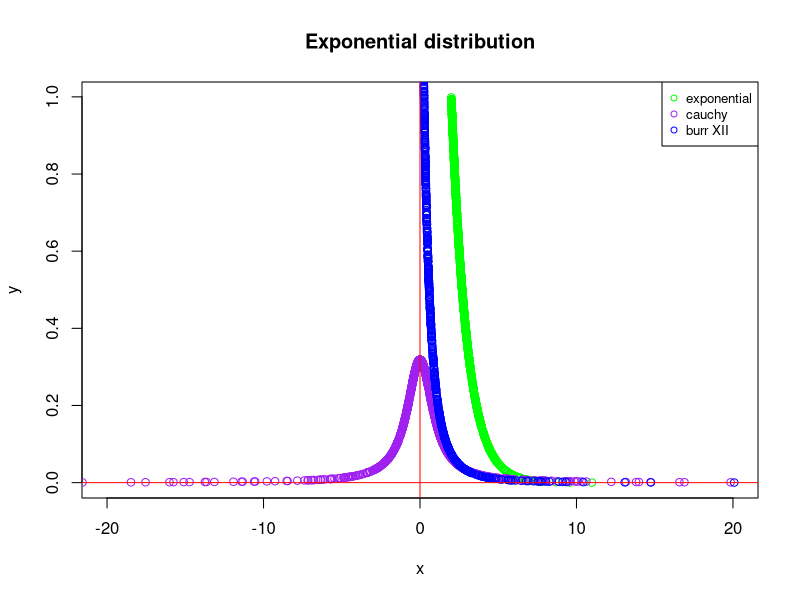

Generate this figure with R:
#assignment six question four

#using probability integral transform
#we are generating 1000 samples





#problem 1
n_samples<- 1000
sigma<- 1
muu<- 2
samples_vec<- numeric()

exp_gen<- function(sig, mu, samples)
{
  x<- numeric()
  for(i in 1:samples)
  {
    x<- c((mu - (sig* log(1 - runif(1)))), x)
  }
  return(x)
}

samples_vec<- exp_gen(sigma, muu, n_samples)
sampExponential<- samples_vec

exp_y<-(1/sigma)*exp((muu-samples_vec)/sigma)

#samples_vec

#finding mean
sum1<- 0
for(i in 1:n_samples)
{
  sum1<- sum1 + samples_vec[i]
}

mean1<- sum1/n_samples
cat("mean for sample distribution is: ", (mean1))


#finding variance
variance<- 0

for(i in 1:n_samples)
{
 variance<- variance + ((samples_vec[i] - mean1)^2)
}
variance<- variance/(n_samples - 1)
variance
var(samples_vec)



##############################################################



#problem 2

n_samples<- 1000
sigma<- 1
samples_vec<- numeric()

cauchy_gen_samples<- function(samples, sig)
{
  x<- numeric()
  for(i in 1: samples)
  {
    x<- c((sig * tan((runif(1)*pi))),x)
  }
  return(x)
}

samples_vec<- cauchy_gen_samples(n_samples, sigma)
sampCauchy<- samples_vec
yCauchy <- sigma/(pi*(sigma^2 + samples_vec^2))


#finding mean
sum1<- 0
for(i in 1:n_samples)
{
  sum1<- sum1 + samples_vec[i]
}

mean1<- sum1/n_samples
cat("mean for sample distribution is: ", (mean1))




#finding variance
variance<- 0

for(i in 1:n_samples)
{
  variance<- variance + ((samples_vec[i] - mean1)^2)
}
variance<- variance/(n_samples - 1)
variance
var(samples_vec)



#####################################################################3


#problem 3

n_samples<- 1000
k<- 2
c<- 1

samples_vec<- numeric()

burr_distribution<- function(n_samp, k, c)
{
  x<- numeric()
  for(i in 1:n_samp)
  {
    x<- c(((1- runif(1))^(-1/k) - 1)^(1/c),x)
  }
  return(x)
}

samples_vec<- burr_distribution(n_samples, k, c)
sampBurr<- samples_vec
yBurr <- c*samples_vec^(c-1)*k*(1+samples_vec^c)^(-k-1)


#finding mean
sum1<- 0
for(i in 1:n_samples)
{
  sum1<- sum1 + samples_vec[i]
}

mean1<- sum1/n_samples
cat("mean for sample distribution is: ", (mean1))



#finding variance
variance<- 0

for(i in 1:n_samples)
{
  variance<- variance + ((samples_vec[i] - mean1)^2)
}
variance<- variance/(n_samples - 1)
variance
var(samples_vec)







plot(sampExponential,exp_y,col='green',main="Exponential distribution",xlim = c(-20,20),
     type="p",lwd=1,ylab = "y",xlab = "x",pch=1)

points(sampCauchy,yCauchy,col="purple")

points(sampBurr,yBurr,col="blue")

legend("topright",legend = c("exponential","cauchy","burr XII"),
       col = c("green","purple","blue"),cex = 0.8,pch = 1)

abline(h=0,col='red')

abline(v=0,col= 'red')



       